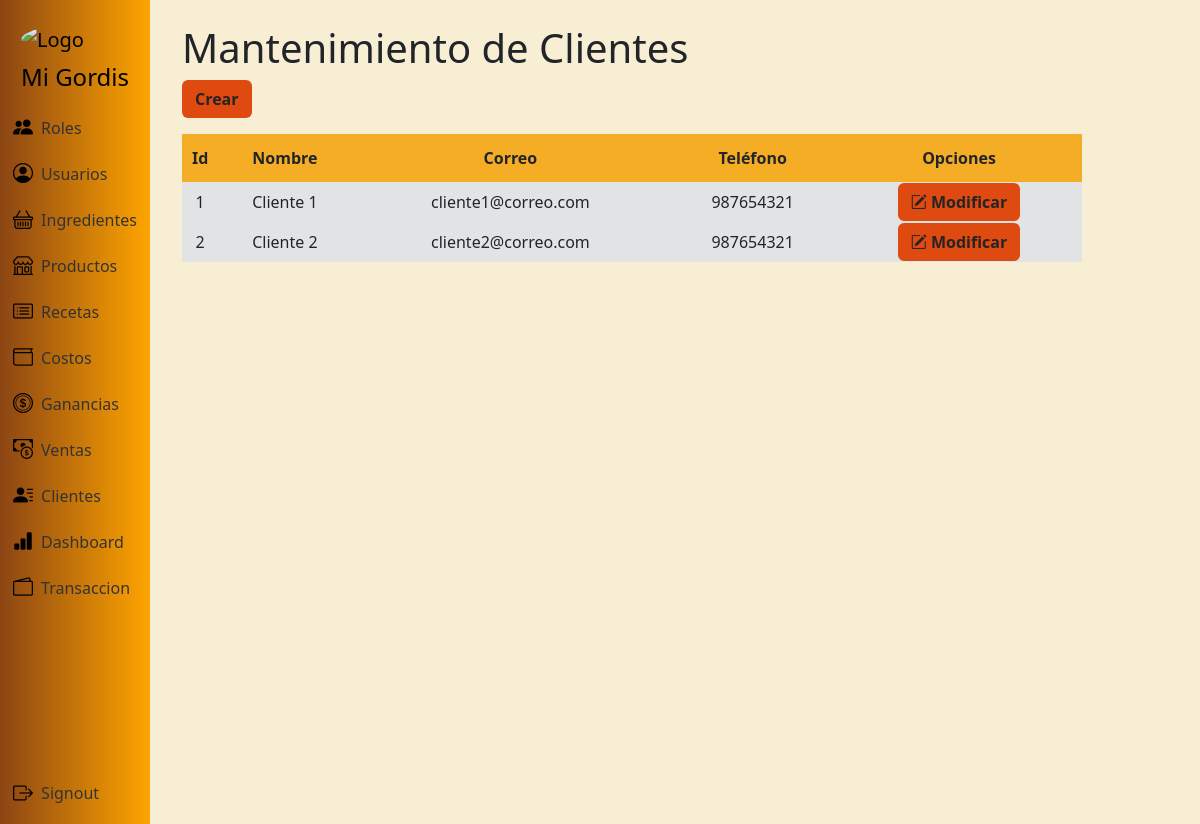
Before: /clientes/ (signed in) with the older database file.
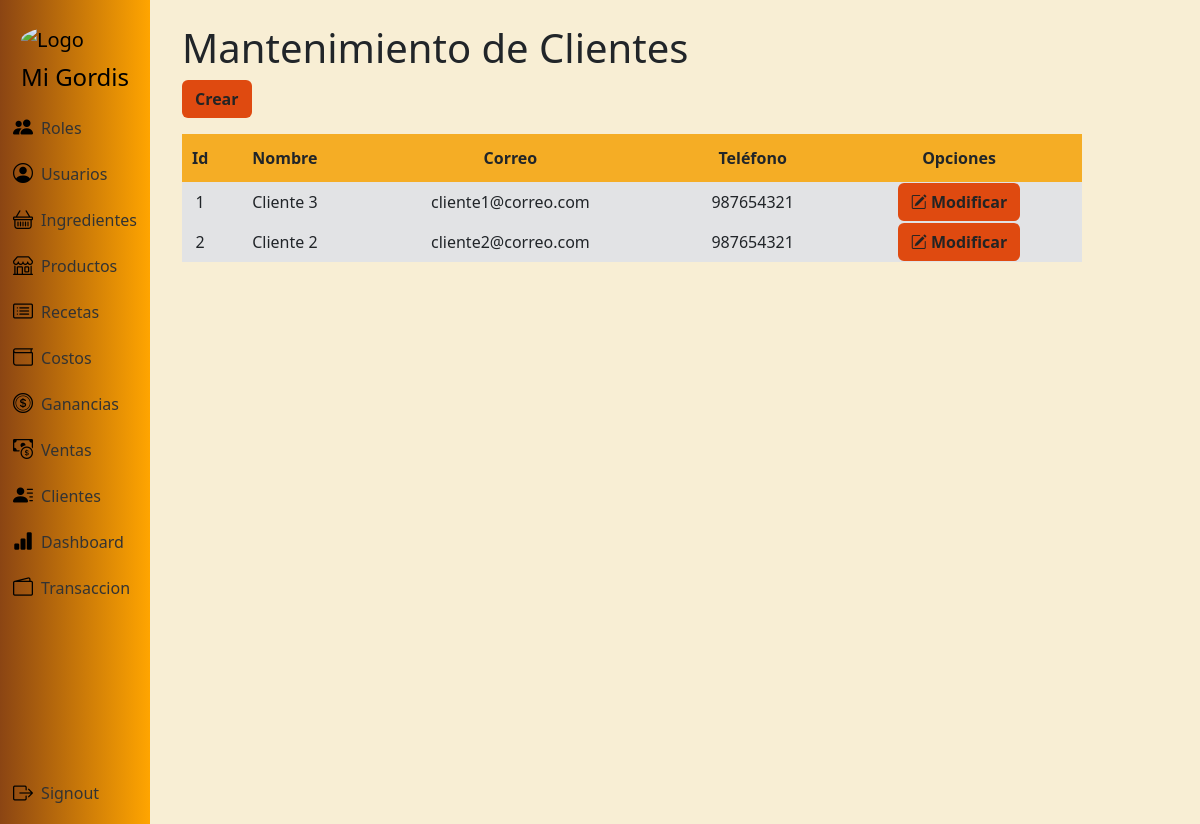
After: the same page with the newer database file.
### app/models.py (models this page shows, shortened)
class Cliente(models.Model):
    id_cliente = models.AutoField(primary_key=True)
    nombre_cliente = models.CharField(max_length=100)
    correo_cliente = models.EmailField(blank=True, null=True)
    telefono_cliente = models.CharField(max_length=9,blank=True, null=True)

### app/views.py (the view)
# urls.py: path('clientes/', views.clientes, name='clientes'),
@login_required
def clientes(request):
    clientes = Cliente.objects.all()
    return render(request, 'cliente/clientes.html', {'clientes': clientes})

### app/templates/cliente/clientes.html
{% extends 'layouts/base.html' %}
{% block content %}
<h1>Mantenimiento de Clientes</h1>
<a class="btn btn-color fw-bold mb-3" href="{% url 'cliente_crear' %}" role="button">Crear</a>
<table class="tb">
  <thead class="encabezado-tabla fw-bold">
    <tr>
      <td scope="col">Id</td>
      <td scope="col">Nombre</td>
      <td scope="col">Correo</td>
      <td scope="col">Teléfono</td>
      <th colspan="2">Opciones</th>
    </tr>
  </thead>
  <tbody class="bg-secondary-subtle">
    {% for cliente in clientes %}
    <tr>
        <td>{{ cliente.id_cliente }}</td>
        <td>{{ cliente.nombre_cliente }}</td>
        <td>{{ cliente.correo_cliente }}</td>
        <td>{{ cliente.telefono_cliente }}</td>
        <td><a class="btn btn-color btn-m fw-bold" href="{% url 'cliente_modificar' cliente.id_cliente %}" role="button">
          <i class="bi bi-pencil-square"></i>
          Modificar
        </a></td>
    </tr>
    {% endfor %}
  </tbody>
</table>
{% endblock %}

Changed rows visible on the page:
changed Cliente "cliente1@correo.com": nombre_cliente "Cliente 1" → "Cliente 3"
